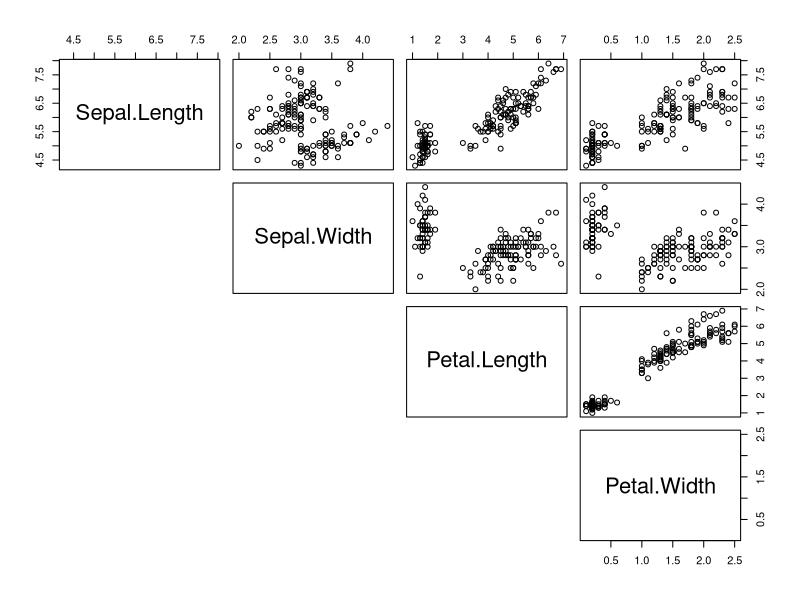
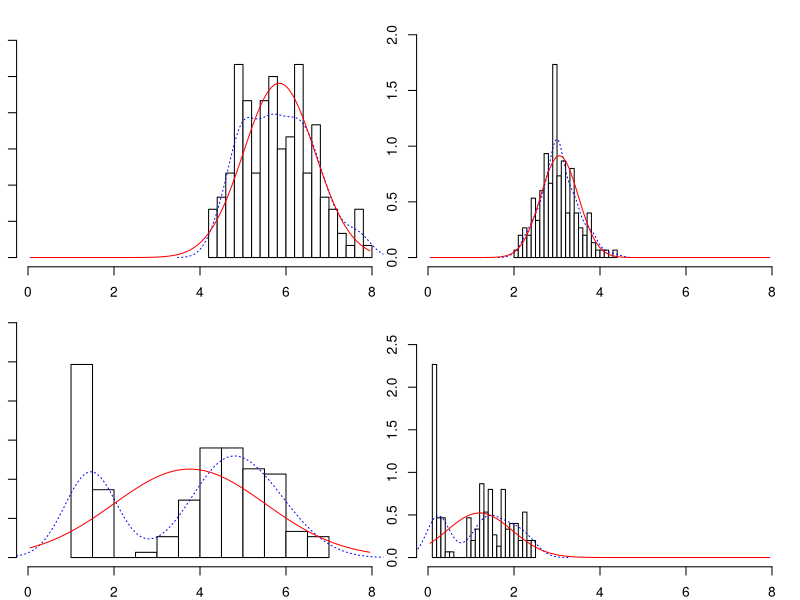
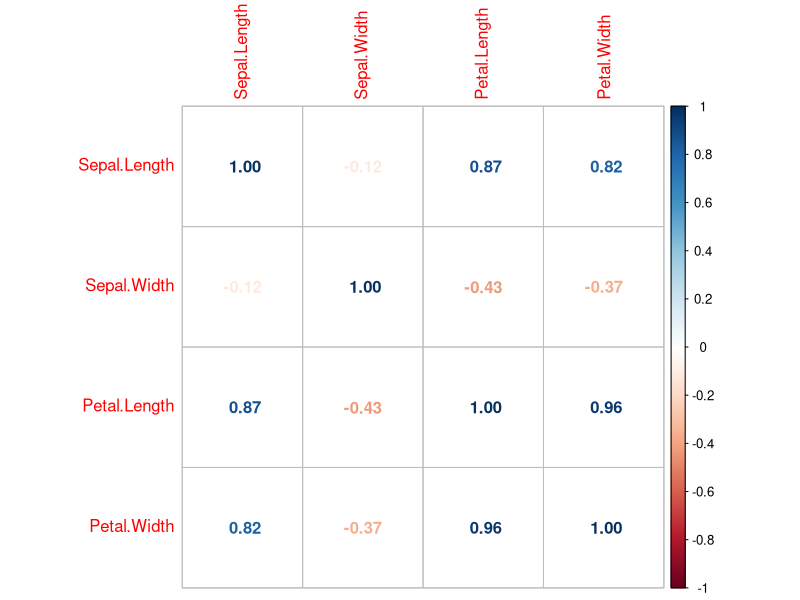

Write the R code that produced these figures, in order.
#Importe el conjunto de datos de especies de flores data(iris)
#y seleccione únicamente las variables numéricas
datos <- iris[, c(1, 2, 3, 4)]
#El comando pairs las agrupa en parejas
pairs(x = datos, lower.panel = NULL)
#El comando cor estima la correlación y
#publica la información en forma matricial
cor(x = datos, method = "pearson")
#Una forma de validar si los datos siguen una
#distribución normal
library(psych)
multi.hist(x = datos, dcol = c("blue", "red"),
          dlty = c("dotted", "solid"), main = "")
#otra forma de presentar la matriz de correlación
#En la cual se descartan datos a partir del nivel
#de correlación
library(corrplot)
corrplot(corr = cor(x = datos, method = "pearson"),
          method = "number")

